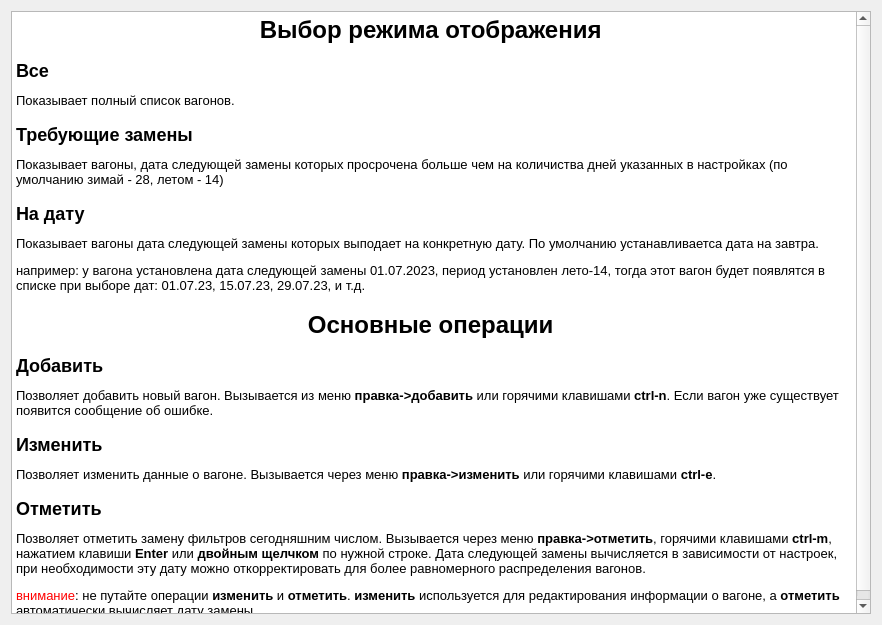
<?xml version="1.0" encoding="UTF-8"?>
<ui version="4.0">
 <class>ManualDialog</class>
 <widget class="QDialog" name="ManualDialog">
  <property name="geometry">
   <rect>
    <x>0</x>
    <y>0</y>
    <width>882</width>
    <height>625</height>
   </rect>
  </property>
  <property name="windowTitle">
   <string>Dialog</string>
  </property>
  <property name="windowIcon">
   <iconset resource="../qfilter.qrc">
    <normaloff>:/inons/resources/about.png</normaloff>:/inons/resources/about.png</iconset>
  </property>
  <layout class="QVBoxLayout" name="verticalLayout">
   <item>
    <widget class="QTextBrowser" name="textBrowser">
     <property name="html">
      <string>&lt;!DOCTYPE HTML PUBLIC &quot;-//W3C//DTD HTML 4.0//EN&quot; &quot;http://www.w3.org/TR/REC-html40/strict.dtd&quot;&gt;
&lt;html&gt;&lt;head&gt;&lt;meta name=&quot;qrichtext&quot; content=&quot;1&quot; /&gt;&lt;meta charset=&quot;utf-8&quot; /&gt;&lt;title&gt;Краткое руководство&lt;/title&gt;&lt;style type=&quot;text/css&quot;&gt;
p, li { white-space: pre-wrap; }
hr { height: 1px; border-width: 0; }
li.unchecked::marker { content: &quot;\2610&quot;; }
li.checked::marker { content: &quot;\2612&quot;; }
&lt;/style&gt;&lt;/head&gt;&lt;body style=&quot; font-family:'Ubuntu'; font-size:10pt; font-weight:400; font-style:normal;&quot;&gt;
&lt;h1 align=&quot;center&quot; style=&quot; margin-top:18px; margin-bottom:12px; margin-left:0px; margin-right:0px; -qt-block-indent:0; text-indent:0px;&quot;&gt;&lt;span style=&quot; font-size:xx-large; font-weight:700;&quot;&gt;Выбор режима отображения&lt;/span&gt; &lt;/h1&gt;
&lt;h2 style=&quot; margin-top:16px; margin-bottom:12px; margin-left:0px; margin-right:0px; -qt-block-indent:0; text-indent:0px;&quot;&gt;&lt;span style=&quot; font-size:x-large; font-weight:700;&quot;&gt;Все&lt;/span&gt; &lt;/h2&gt;
&lt;p style=&quot; margin-top:12px; margin-bottom:12px; margin-left:0px; margin-right:0px; -qt-block-indent:0; text-indent:0px;&quot;&gt;Показывает полный список вагонов. &lt;/p&gt;
&lt;h2 style=&quot; margin-top:16px; margin-bottom:12px; margin-left:0px; margin-right:0px; -qt-block-indent:0; text-indent:0px;&quot;&gt;&lt;span style=&quot; font-size:x-large; font-weight:700;&quot;&gt;Требующие замены&lt;/span&gt; &lt;/h2&gt;
&lt;p style=&quot; margin-top:12px; margin-bottom:12px; margin-left:0px; margin-right:0px; -qt-block-indent:0; text-indent:0px;&quot;&gt;Показывает вагоны, дата следующей замены которых просрочена больше чем на количиства дней указанных в настройках (по умолчанию зимай - 28, летом - 14) &lt;/p&gt;
&lt;h2 style=&quot; margin-top:16px; margin-bottom:12px; margin-left:0px; margin-right:0px; -qt-block-indent:0; text-indent:0px;&quot;&gt;&lt;span style=&quot; font-size:x-large; font-weight:700;&quot;&gt;На дату&lt;/span&gt; &lt;/h2&gt;
&lt;p style=&quot; margin-top:12px; margin-bottom:12px; margin-left:0px; margin-right:0px; -qt-block-indent:0; text-indent:0px;&quot;&gt;Показывает вагоны дата следующей замены которых выподает на конкретную дату. По умолчанию устанавливаетса дата на завтра. &lt;/p&gt;
&lt;p style=&quot; margin-top:12px; margin-bottom:12px; margin-left:0px; margin-right:0px; -qt-block-indent:0; text-indent:0px;&quot;&gt;например: у вагона установлена дата следующей замены 01.07.2023, период установлен лето-14, тогда этот вагон будет появлятся в списке при выборе дат: 01.07.23, 15.07.23, 29.07.23, и т.д. &lt;/p&gt;
&lt;h1 align=&quot;center&quot; style=&quot; margin-top:18px; margin-bottom:12px; margin-left:0px; margin-right:0px; -qt-block-indent:0; text-indent:0px;&quot;&gt;&lt;span style=&quot; font-size:xx-large; font-weight:700;&quot;&gt;Основные операции&lt;/span&gt; &lt;/h1&gt;
&lt;h2 style=&quot; margin-top:16px; margin-bottom:12px; margin-left:0px; margin-right:0px; -qt-block-indent:0; text-indent:0px;&quot;&gt;&lt;span style=&quot; font-size:x-large; font-weight:700;&quot;&gt;Добавить&lt;/span&gt; &lt;/h2&gt;
&lt;p style=&quot; margin-top:12px; margin-bottom:12px; margin-left:0px; margin-right:0px; -qt-block-indent:0; text-indent:0px;&quot;&gt;Позволяет добавить новый вагон. Вызывается из меню &lt;span style=&quot; font-weight:700;&quot;&gt;правка-&amp;gt;добавить&lt;/span&gt; или горячими клавишами &lt;span style=&quot; font-weight:700;&quot;&gt;ctrl-n&lt;/span&gt;. Если вагон уже существует появится сообщение об ошибке. &lt;/p&gt;
&lt;h2 style=&quot; margin-top:16px; margin-bottom:12px; margin-left:0px; margin-right:0px; -qt-block-indent:0; text-indent:0px;&quot;&gt;&lt;span style=&quot; font-size:x-large; font-weight:700;&quot;&gt;Изменить&lt;/span&gt; &lt;/h2&gt;
&lt;p style=&quot; margin-top:12px; margin-bottom:12px; margin-left:0px; margin-right:0px; -qt-block-indent:0; text-indent:0px;&quot;&gt;Позволяет изменить данные о вагоне. Вызывается через меню &lt;span style=&quot; font-weight:700;&quot;&gt;правка-&amp;gt;изменить&lt;/span&gt; или горячими клавишами &lt;span style=&quot; font-weight:700;&quot;&gt;ctrl-e&lt;/span&gt;. &lt;/p&gt;
&lt;h2 style=&quot; margin-top:16px; margin-bottom:12px; margin-left:0px; margin-right:0px; -qt-block-indent:0; text-indent:0px;&quot;&gt;&lt;span style=&quot; font-size:x-large; font-weight:700;&quot;&gt;Отметить&lt;/span&gt; &lt;/h2&gt;
&lt;p style=&quot; margin-top:12px; margin-bottom:12px; margin-left:0px; margin-right:0px; -qt-block-indent:0; text-indent:0px;&quot;&gt;Позволяет отметить замену фильтров сегодняшним числом. Вызывается через меню &lt;span style=&quot; font-weight:700;&quot;&gt;правка-&amp;gt;отметить&lt;/span&gt;, горячими клавишами &lt;span style=&quot; font-weight:700;&quot;&gt;ctrl-m&lt;/span&gt;, нажатием клавиши &lt;span style=&quot; font-weight:700;&quot;&gt;Enter&lt;/span&gt; или &lt;span style=&quot; font-weight:700;&quot;&gt;двойным щелчком&lt;/span&gt; по нужной строке. Дата следующей замены вычисляется в зависимости от настроек, при необходимости эту дату можно откорректировать для более равномерного распределения вагонов. &lt;/p&gt;
&lt;p style=&quot; margin-top:12px; margin-bottom:12px; margin-left:0px; margin-right:0px; -qt-block-indent:0; text-indent:0px;&quot;&gt;&lt;span style=&quot; color:#ff0000;&quot;&gt;внимание&lt;/span&gt;: не путайте операции &lt;span style=&quot; font-weight:700;&quot;&gt;изменить&lt;/span&gt; и &lt;span style=&quot; font-weight:700;&quot;&gt;отметить&lt;/span&gt;. &lt;span style=&quot; font-weight:700;&quot;&gt;изменить&lt;/span&gt; используется для редактирования информации о вагоне, а &lt;span style=&quot; font-weight:700;&quot;&gt;отметить&lt;/span&gt; автоматически вычисляет дату замены. &lt;/p&gt;&lt;/body&gt;&lt;/html&gt;</string>
     </property>
     <property name="source">
      <url>
       <string>qrc:/doc/resources/manual.html</string>
      </url>
     </property>
    </widget>
   </item>
  </layout>
 </widget>
 <resources>
  <include location="../qfilter.qrc"/>
 </resources>
 <connections/>
</ui>
